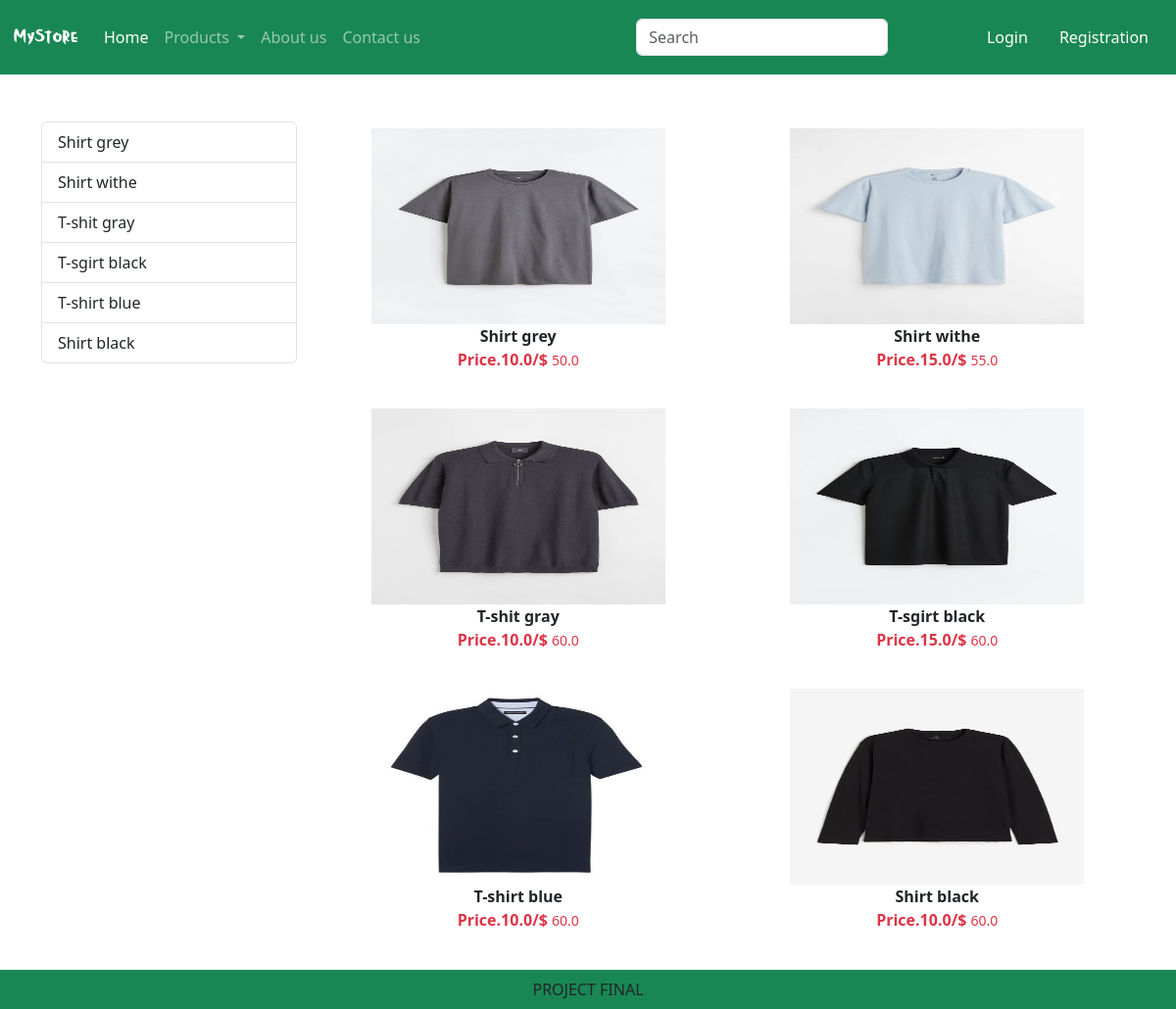
The page /category/TS on the database its author committed.
### app/models.py (models this page shows, shortened)
class Product(models.Model):
    title = models.CharField(max_length=100)
    selling_price = models.FloatField()
    discounted_price = models.FloatField()
    description = models.TextField()
    composition = models.TextField(default='')
    podapp = models.TextField(default='')
    category = models.CharField(choices=CATEGORY_CHOICES, max_length=2)
    product_image = models.ImageField(upload_to='product', blank=True, null=True)

### app/views.py (the view)
# urls.py: path("category/<slug:val>", views.CategoryView.as_view(),name="category" ),
class CategoryView(View):
    def get(self,request,val):
        product = Product.objects.filter(category=val)
        title = Product.objects.filter(category=val).values('title')
        return render(request, "app/category.html",locals())

### app/templates/app/category.html (shortened to what this page needs)
{% extends 'app/base.html' %}
{% load static %}
{% block main-content%}
    <div class ="container my-5">
        <div class ="row">
            <div class ="col-sm-3">
                <div class ="list-group">
                    {% for val in title %}
                        <a href="{% url 'category-title' val.title %}" class="list-group-item list-group-item-action" argia-current="true">
                        {{val.title}}</a>
                    {% endfor %}
                </div>
            </div>
            <div class="col-sm-9">
                <div class ="row">
                    {% for prod in product%}
                        <div class="col text-center mb-4">
                            <a href = "{% url 'product-detail' prod.id %}" class="btn">
                            <div>
                                <img src="{{prod.product_image.url}}" width="300px" height="200px">
                                <div class ="fw-bold">{{prod.title}}</div>
                                <div class ="fw-bold text-danger">
                                    Price.{{prod.discounted_price}}/$
                                    <small class="fw-light text-decoration-line-throught">{{prod.selling_price}}</small>
                                </div>
                            </div>
                            </a>
                        </div>
                    {% endfor %}
                </div>
            </div>
        </div>
    </div>
{% endblock main-content%}

### app/templates/app/base.html (shortened to what this page needs)
<!DOCTYPE html>
{% load static %}
<html lang="en">
<head>
    <link href="https://cdn.jsdelivr.net/npm/bootstrap@5.3.0/dist/css/bootstrap.min.css" rel="stylesheet">
    <link rel = "stylesheet" href ="{% static 'app/css/owl.carousel.min.css' %}"/>
    <link rel = "stylesheet" href ="{% static 'app/css/all.min.css' %}"/>
    <link rel = "stylesheet" href ="{% static 'app/css/style.css' %}"/>
</head>
<body>
    <nav class="navbar navbar-expand-lg navbar-dark bg-success">
        <div class="container-fluid">
          <a class="navbar-brand" href="/">
            <img src="{% static 'app/images/logo1.png' %}" width = "70" height ="50"/>
          </a>
          <div class="collapse navbar-collapse" id="navbarSupportedContent">
            <ul class="navbar-nav me-auto mb-2 mb-lg-0">
              <li class="nav-item">
                <a class="nav-link active" aria-current="page" href="/">Home</a>
              </li>
              <li class="nav-item dropdown">
                <a class="nav-link dropdown-toggle" href="#" role="button" data-bs-toggle="dropdown" aria-expanded="false">
                  Products
                </a>
              </li>
              <li class="nav-item">
                <a class="nav-link text-withe" href="{% url 'about'  %}">About us</a>
              </li>
              <li class="nav-item">
                <a class="nav-link text-withe" href="{% url 'contact'  %}">Contact us</a>
              </li>
            </ul>
            <form class="d-flex" role="search">
              <input class="form-control me-2" type="search" placeholder="Search" aria-label="Search">
              <button class="btn btn-outline-success" type="submit">Search</button>
            </form>
          </div>
          <ul class="navbar-nav me-auto mb-2 mb-lg-0">
            {% if request.user.is_authenticated %}
            <li class="nav-item dropdown mx-2"></a>
              <a class="nav-link dropdown-toggle text-white" href="#"id="profileDropdown" role="button" data-bs-toggle="dropdown" aria-expanded="false">My store</a>
              <ul class="dropdown-menu" aria-labellebdy="profileDropdown">
                <li><a class ="dropdown-item" href="{% url 'profile' %}">Profile<a/></li>
                <li><a class ="dropdown-item" href="#">Orders<a/></li>
                <li><a class ="dropdown-item" href="{% url 'passwordchange'%}">Change Password<a/></li>
                <li><a class ="dropdown-item" href="{% url 'logout' %}">Logout<a/></li>
              </ul>
            </li>
            <li class ="nav-item mx-2">
              <a href="#" class="nav-link text-white">Cart </a>
            </li>
            <li class ="nav-item mx-2">
              <a href="#" class="nav-link text-white">Wishlist </a>
            </li>
            {% else %}
            <li class ="nav-item mx-2">
              <a href="{% url 'login' %}" class="nav-link text-white">Login </a>
            </li>
            <li class ="nav-item mx-2">
              <a href="{% url 'customerregistration' %}" class="nav-link text-white">Registration </a>
            </li>
            {% endif %}
          </ul>
        </div>
      </nav>
        {% block main-content %}{% endblock main-content %}
      <footer class="container-fluid fixed-bottom bg-success text-center p-2 mt-5">
        PROJECT FINAL
      </footer>
</body>
</html>

### rows shown on the page
Product: product_image (picture), title "Shirt grey", discounted_price "10.0", selling_price "50.0"
Product: product_image (picture), title "Shirt withe", discounted_price "15.0", selling_price "55.0"
Product: product_image (picture), title "T-shit gray", discounted_price "10.0", selling_price "60.0"
Product: product_image (picture), title "T-sgirt black", discounted_price "15.0", selling_price "60.0"
Product: product_image (picture), title "T-shirt blue", discounted_price "10.0", selling_price "60.0"
Product: product_image (picture), title "Shirt black", discounted_price "10.0", selling_price "60.0"

### other values the page prints
{{ val.title }} "Shirt grey" "Shirt withe" "T-shit gray" "T-sgirt black" "T-shirt blue" "Shirt black"
